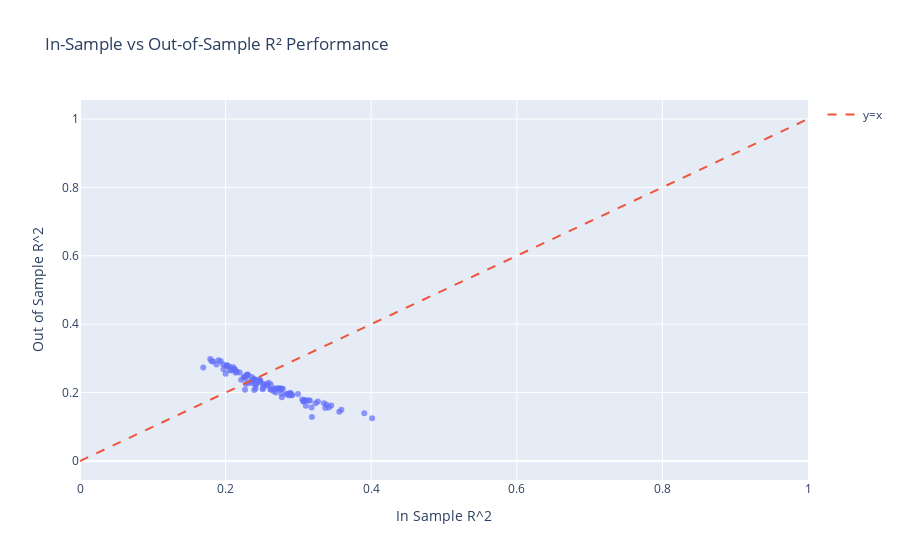

This figure's notebook cell:
### Markdown cell above
<h1 style="color:red;">Question VIII</h1>

### Code cell
#### import numpy as np
import pandas as pd
import statsmodels.formula.api as smf
from sklearn.model_selection import train_test_split
import plotly.express as px
import plotly.graph_objects as go

# Define the linear model formula based on your pokeaman dataset
linear_form = 'HP ~ Attack * Defense + Speed * Q("Sp. Atk")'

# Number of repetitions for evaluation
reps = 100
in_sample_Rsquared = []
out_of_sample_Rsquared = []

# Loop to create, fit, and evaluate models multiple times
for i in range(reps):
    # Perform train-test split without using a fixed random seed
    pokeaman_train, pokeaman_test = train_test_split(pokeaman, train_size=int(0.5 * pokeaman.shape[0]))
    
    # Fit the linear model on the training set
    model_fit = smf.ols(formula=linear_form, data=pokeaman_train).fit()
    
    # Calculate in-sample R^2
    in_sample_r2 = model_fit.rsquared
    in_sample_Rsquared.append(in_sample_r2)
    
    # Calculate out-of-sample R^2
    y_true = pokeaman_test.HP
    y_pred = model_fit.predict(pokeaman_test)
    
    # Handle cases where correlation could be NaN
    corr_coef = np.corrcoef(y_true, y_pred)[0, 1] if not np.isnan(np.corrcoef(y_true, y_pred)[0, 1]) else 0
    out_sample_r2 = corr_coef ** 2
    out_of_sample_Rsquared.append(out_sample_r2)

# Convert results to a DataFrame
results_df = pd.DataFrame({
    "In Sample R^2": in_sample_Rsquared,
    "Out of Sample R^2": out_of_sample_Rsquared
})

# Visualize the results using Plotly
fig = px.scatter(results_df, x="In Sample R^2", y="Out of Sample R^2",
                 title="In-Sample vs Out-of-Sample R² Performance",
                 labels={"x": "In-Sample R²", "y": "Out-of-Sample R²"},
                 opacity=0.7)

# Add a reference line y=x to assess generalizability
fig.add_trace(go.Scatter(x=[0, 1], y=[0, 1], mode='lines', name='y=x', line=dict(dash='dash')))

# Display the plot
fig.show()

### Figure 1 — Plotly figure (JSON) as saved in the notebook; plotly's stock layout.template omitted (floating-point values rounded to 4 significant figures)
{"data": [{"hovertemplate": "In Sample R^2=%{x}<br>Out of Sample R^2=%{y}<extra></extra>", "legendgroup": "", "marker": {"color": "#636efa", "opacity": 0.7, "symbol": "circle"}, "mode": "markers", "name": "", "orientation": "v", "showlegend": false, "type": "scatter", "x": [0.2293, 0.2753, 0.2907, 0.2394, 0.2004, 0.2871, 0.2102, 0.2724, 0.2124, 0.3351, 0.3074, 0.2304, 0.2281, 0.2393, 0.2617, 0.337, 0.2348, 0.2393, 0.2689, 0.2661, 0.3388, 0.3098, 0.3905, 0.3591, 0.251, 0.2001, 0.2773, 0.2272, 0.3561, 0.2405, 0.2305, 0.2287, 0.2021, 0.342, 0.2515, 0.2156, 0.2834, 0.2748, 0.1932, 0.1693, 0.3158, 0.2056, 0.242, 0.2115, 0.2411, 0.3235, 0.2253, 0.1808, 0.2882, 0.2194, 0.2267, 0.4012, 0.236, 0.2022, 0.2748, 0.259, 0.2684, 0.1901, 0.3141, 0.2477, 0.2353, 0.2128, 0.318, 0.2655, 0.225, 0.2524, 0.2081, 0.3053, 0.3103, 0.1965, 0.3267, 0.23, 0.2774, 0.1971, 0.2471, 0.2621, 0.3185, 0.2139, 0.3451, 0.2785, 0.2214, 0.3068, 0.2696, 0.1789, 0.3079, 0.2622, 0.2766, 0.2513, 0.246, 0.239, 0.2847, 0.2915, 0.2893, 0.2576, 0.2564, 0.2052, 0.2994, 0.2458, 0.183, 0.1875], "xaxis": "x", "y": [0.251, 0.2117, 0.1921, 0.2079, 0.2784, 0.1917, 0.2746, 0.2126, 0.2681, 0.1691, 0.1764, 0.2527, 0.2253, 0.2383, 0.2093, 0.1551, 0.2281, 0.2401, 0.2002, 0.204, 0.1643, 0.1782, 0.1399, 0.1502, 0.2097, 0.2553, 0.1868, 0.2439, 0.1437, 0.2239, 0.2297, 0.2513, 0.2801, 0.1563, 0.2233, 0.2613, 0.195, 0.2121, 0.2927, 0.2736, 0.1769, 0.2651, 0.224, 0.2691, 0.2117, 0.1685, 0.2454, 0.292, 0.1983, 0.2586, 0.2082, 0.125, 0.2454, 0.2784, 0.2091, 0.2291, 0.2128, 0.2943, 0.1772, 0.235, 0.2354, 0.2666, 0.1562, 0.2096, 0.244, 0.225, 0.2645, 0.1799, 0.1614, 0.2832, 0.1737, 0.2514, 0.2112, 0.2684, 0.2364, 0.2238, 0.1286, 0.258, 0.1621, 0.2112, 0.2373, 0.1741, 0.2112, 0.2981, 0.1765, 0.2091, 0.1963, 0.2139, 0.2385, 0.2371, 0.1965, 0.1928, 0.199, 0.2239, 0.2201, 0.2755, 0.1958, 0.2305, 0.2908, 0.2825], "yaxis": "y"}, {"line": {"dash": "dash"}, "mode": "lines", "name": "y=x", "type": "scatter", "x": [0, 1], "y": [0, 1]}], "layout": {"autosize": true, "legend": {"tracegroupgap": 0}, "title": {"text": "In-Sample vs Out-of-Sample R² Performance"}, "xaxis": {"anchor": "y", "autorange": true, "domain": [0, 1], "range": [0, 1], "title": {"text": "In Sample R^2"}, "type": "linear"}, "yaxis": {"anchor": "x", "autorange": true, "domain": [0, 1], "range": [-0.05556, 1.056], "title": {"text": "Out of Sample R^2"}, "type": "linear"}}}
